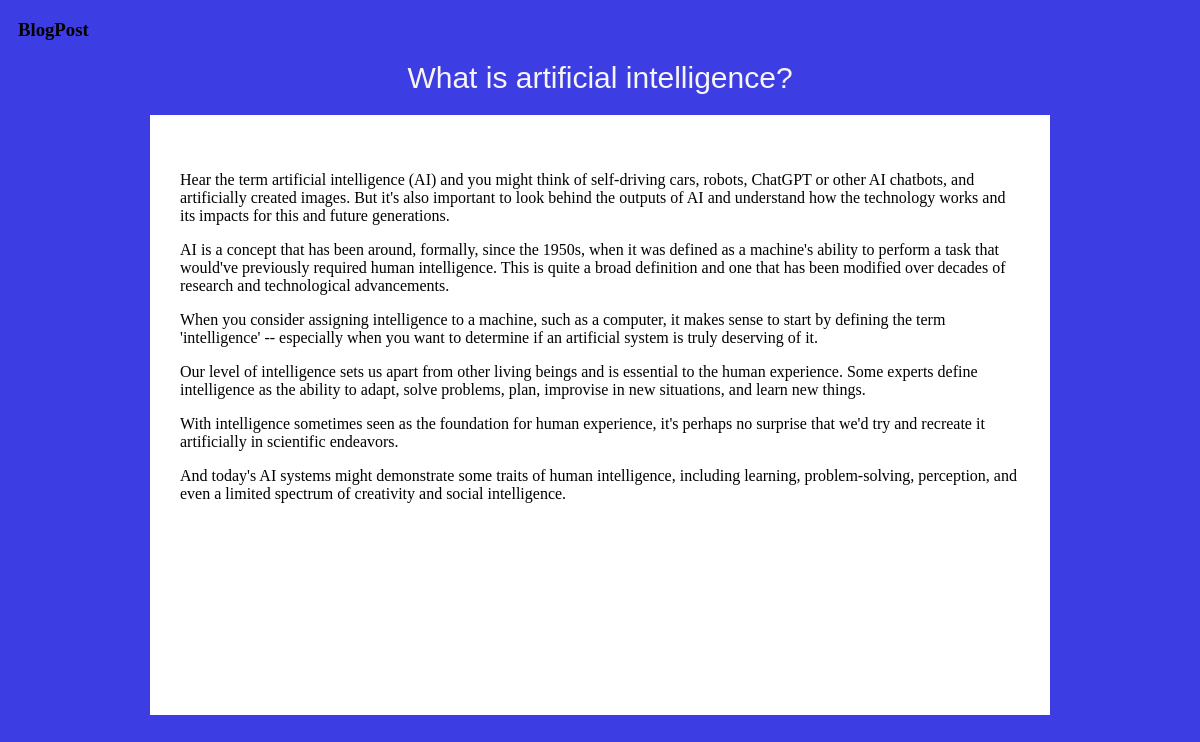
//3, run on the app's committed database.
### manage_blog/models.py (models this page shows)
class UserPost(models.Model):
    title = models.CharField(max_length=250)
    content = models.TextField()
    timestamp = models.DateTimeField(auto_now=True)

### manage_blog/views.py (the view)
# urls.py: path("/<int:key>", views.blog_page, name="blog_page"),
def blog_page(request, key):
    blog_post = UserPost.objects.get(id = key)
    return render(request, 'blog-page.html', {'blog_post': blog_post})

### Templates/blog-page.html (shortened to what this page needs)
{% load static %}
<!DOCTYPE html>
<html lang="en">
<head>
    <link rel="stylesheet" href="{% static 'style/blog-page.css' %}">
</head>
<body>
    <div>
        <div class="logo">
            <h3>BlogPost</h3>
        </div>
        <div class="title">{{blog_post.title}}</div>
        <div class="content">{{blog_post.content|linebreaks|safe}}</div>
    </div>
</body>
</html>

### static/style/blog-page.css (style rules this page uses)
body { background-color: rgb(61, 61, 228); }
.logo { margin-top: 5px; margin-left: 10px; }
.title { font-family: Arial, Helvetica, sans-serif; font-size: 30px; color: rgb(248, 245, 245); margin: 20px 50px; text-align: center; }
.content { background-color: white; height: 65vh; width: 70vw; margin: auto; padding: 40px 30px; }

### data on the page
UserPost: title "What is artificial intelligence?", content "Hear the term artificial intelligence (AI) and you might think of self-driving cars, robots, ChatGPT or other AI chatbots, and artificially created images. But it's also important to look behind the outputs of AI and understand how the technology works and its impacts for this and future generations. AI is a concept that has been around, formally, since the 1950s, when it was defined as a machine's ability to perform a task that would've previously required human intelligence. This is quite a broad definition and one that has been modified over decades of research and technological advancements. When you consider assigning intelligence to a machine, such as a computer, it makes sense to…"
